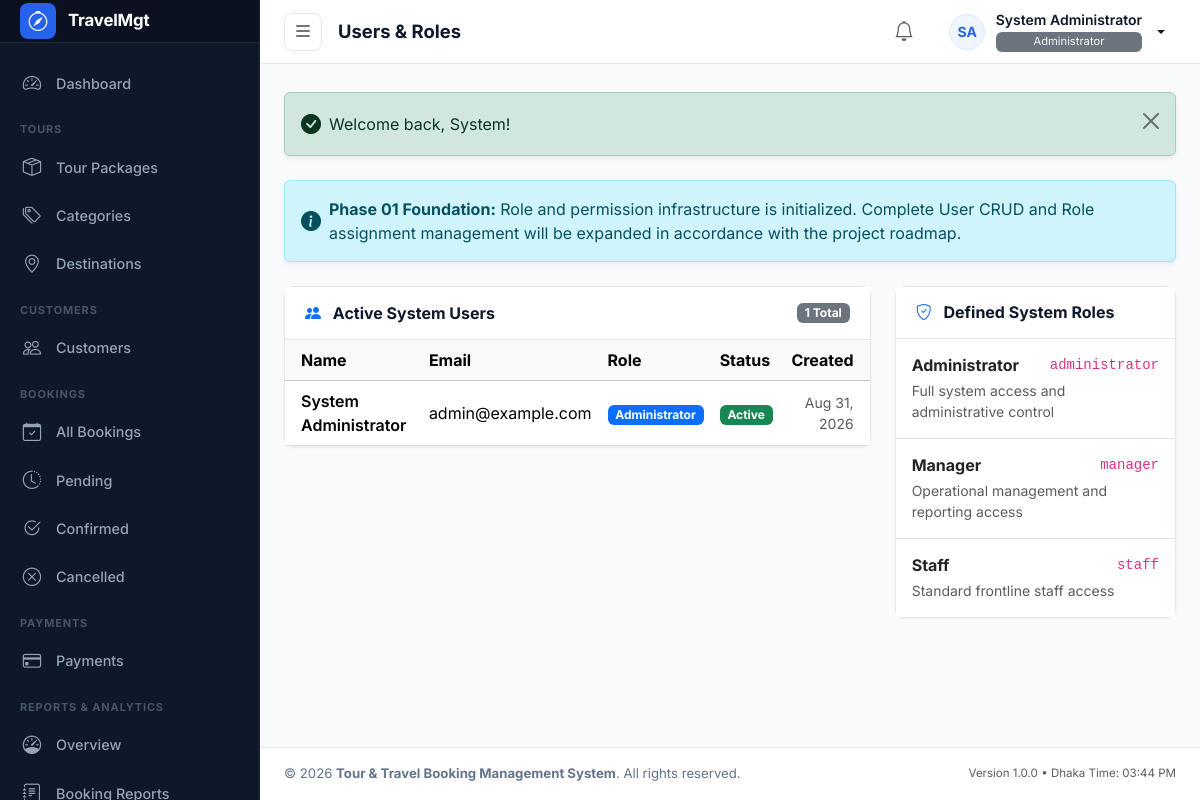
The app's page /modules/users/index.php (signed in) with its own data.
### tables this page shows
CREATE TABLE `users` (
  `id` INT UNSIGNED NOT NULL AUTO_INCREMENT,
  `role_id` INT UNSIGNED NOT NULL,
  `first_name` VARCHAR(50) NOT NULL,
  `last_name` VARCHAR(50) NOT NULL,
  `name` VARCHAR(100) NOT NULL,
  `email` VARCHAR(100) NOT NULL,
  `phone` VARCHAR(20) DEFAULT NULL,
  `password` VARCHAR(255) NOT NULL,
  `avatar` VARCHAR(255) DEFAULT NULL,
  `status` ENUM('active', 'inactive') NOT NULL DEFAULT 'active',
  `last_login` DATETIME DEFAULT NULL,
  `created_at` TIMESTAMP NOT NULL DEFAULT CURRENT_TIMESTAMP,
  `updated_at` TIMESTAMP NOT NULL DEFAULT CURRENT_TIMESTAMP ON UPDATE CURRENT_TIMESTAMP,
  `deleted_at` DATETIME DEFAULT NULL,
  PRIMARY KEY (`id`),
  UNIQUE KEY `uk_users_email` (`email`),
  KEY `idx_users_role_id` (`role_id`),
  KEY `idx_users_status` (`status`),
  KEY `idx_users_deleted_at` (`deleted_at`),
  CONSTRAINT `fk_users_role` FOREIGN KEY (`role_id`) REFERENCES `roles` (`id`) ON DELETE RESTRICT ON UPDATE CASCADE
);

CREATE TABLE `roles` (
  `id` INT UNSIGNED NOT NULL AUTO_INCREMENT,
  `name` VARCHAR(50) NOT NULL,
  `slug` VARCHAR(50) NOT NULL,
  `description` VARCHAR(255) DEFAULT NULL,
  `created_at` TIMESTAMP NOT NULL DEFAULT CURRENT_TIMESTAMP,
  `updated_at` TIMESTAMP NOT NULL DEFAULT CURRENT_TIMESTAMP ON UPDATE CURRENT_TIMESTAMP,
  PRIMARY KEY (`id`),
  UNIQUE KEY `uk_roles_slug` (`slug`)
);

### includes/functions.php (called while the page is built, shortened)
<?php
require_once __DIR__ . '/flash.php';
function e($value): string
{
    return htmlspecialchars((string)($value ?? ''), ENT_QUOTES, 'UTF-8');
}
function current_user_id(): ?int
{
    return isset($_SESSION['user_id']) ? (int)$_SESSION['user_id'] : null;
}
function current_user(): ?array
{
    static $cachedUser = null;
    static $cachedUserId = null;
    $userId = current_user_id();
    if ($cachedUser !== null && $cachedUserId === $userId) {
        return $cachedUser;
    }
    try {
        $pdo = get_db_connection();
        $stmt = $pdo->prepare("
            SELECT
                u.id,
                u.role_id,
                u.first_name,
                u.last_name,
                u.name,
                u.email,
                u.phone,
                u.avatar,
                u.status,
                u.last_login,
                u.created_at,
                u.updated_at,
                r.name AS role_name,
                r.slug AS role_slug
            FROM users u
            JOIN roles r ON u.role_id = r.id
            WHERE u.id = :id AND u.deleted_at IS NULL
            LIMIT 1
        ");
        $stmt->execute(['id' => $userId]);
        $user = $stmt->fetch();
        if ($user) {
            $cachedUser = $user;
            $cachedUserId = $userId;
            return $user;
        }
    } catch (PDOException $e) {
        error_log('current_user query error: ' . $e->getMessage());
    }
    return null;
}
function require_login(): void
{
    $user = current_user();
}
function format_date(?string $datetime, string $format = 'M d, Y h:i A'): string
{
    try {
        $dt = new DateTime($datetime, new DateTimeZone('UTC'));
        $dt->setTimezone(new DateTimeZone(APP_TIMEZONE));
        return $dt->format($format);
    } catch (Exception $e) {
        return $datetime;
    }
}
function get_user_initials(string $name): string
{
    $words = explode(' ', trim($name));
    $initials = '';
    if (!empty($words[0])) {
        $initials .= mb_substr($words[0], 0, 1, 'UTF-8');
    }
    if (count($words) > 1 && !empty($words[count($words) - 1])) {
        $initials .= mb_substr($words[count($words) - 1], 0, 1, 'UTF-8');
    }
    return strtoupper($initials ?: 'U');
}
function get_avatar_url(?string $avatarFilename): ?string
{
    if (empty($avatarFilename)) {
        return null;
    }
    return null;
}

### includes/auth_check.php (called while the page is built)
<?php
require_once __DIR__ . '/functions.php';
require_login();

### modules/users/index.php (the view)
<?php
$pageTitle = 'Users & Roles';
require_once __DIR__ . '/../../includes/admin_header.php';
require_once __DIR__ . '/../../includes/admin_sidebar.php';
try {
    $pdo = get_db_connection();
    $rolesStmt = $pdo->query("SELECT * FROM roles ORDER BY id ASC");
    $roles = $rolesStmt->fetchAll();
    $usersStmt = $pdo->query("
        SELECT u.id, u.name, u.email, u.phone, u.status, u.created_at, r.name AS role_name
        FROM users u
        JOIN roles r ON u.role_id = r.id
        WHERE u.deleted_at IS NULL
        ORDER BY u.id ASC
    ");
    $users = $usersStmt->fetchAll();
} catch (PDOException $e) {
    $roles = [];
    $users = [];
}
?>
<main id="admin-main">
    <?php require_once __DIR__ . '/../../includes/admin_topbar.php'; ?>
    <div class="admin-content-body">
        <?= display_flash(); ?>
        <div class="alert alert-info d-flex align-items-center shadow-sm mb-4" role="alert">
            <i class="bi bi-info-circle-fill fs-5 me-2 flex-shrink-0"></i>
            <div>
                <strong>Phase 01 Foundation:</strong> Role and permission infrastructure is initialized. Complete User CRUD and Role assignment management will be expanded in accordance with the project roadmap.
            </div>
        </div>
        <div class="row g-4">
            <div class="col-12 col-xl-8">
                <div class="admin-card">
                    <div class="admin-card-header">
                        <h3 class="admin-card-title">
                            <i class="bi bi-people-fill me-2 text-primary"></i> Active System Users
                        </h3>
                        <span class="badge bg-secondary"><?= count($users); ?> Total</span>
                    </div>
                    <div class="admin-card-body p-0">
                        <div class="table-responsive">
                            <table class="table table-hover align-middle mb-0">
                                <thead class="table-light">
                                    <tr>
                                        <th class="ps-3">Name</th>
                                        <th>Email</th>
                                        <th>Role</th>
                                        <th>Status</th>
                                        <th class="pe-3 text-end">Created</th>
                                    </tr>
                                </thead>
                                <tbody>
                                    <?php if (!empty($users)): ?>
                                        <?php foreach ($users as $u): ?>
                                            <tr>
                                                <td class="ps-3 fw-semibold"><?= e($u['name']); ?></td>
                                                <td><?= e($u['email']); ?></td>
                                                <td><span class="badge bg-primary"><?= e($u['role_name']); ?></span></td>
                                                <td>
                                                    <span class="badge <?= $u['status'] === 'active' ? 'bg-success' : 'bg-danger'; ?>">
                                                        <?= ucfirst(e($u['status'])); ?>
                                                    </span>
                                                </td>
                                                <td class="pe-3 text-end text-muted small"><?= format_date($u['created_at'], 'M d, Y'); ?></td>
                                            </tr>
                                        <?php endforeach; ?>
                                    <?php else: ?>
                                        <tr>
                                            <td colspan="5" class="text-center py-4 text-muted">No users found.</td>
                                        </tr>
                                    <?php endif; ?>
                                </tbody>
                            </table>
                        </div>
                    </div>
                </div>
            </div>
            <div class="col-12 col-xl-4">
                <div class="admin-card">
                    <div class="admin-card-header">
                        <h3 class="admin-card-title">
                            <i class="bi bi-shield-check me-2 text-primary"></i> Defined System Roles
                        </h3>
                    </div>
                    <div class="admin-card-body p-0">
                        <ul class="list-group list-group-flush">
                            <?php foreach ($roles as $r): ?>
                                <li class="list-group-item p-3">
                                    <div class="d-flex justify-content-between align-items-center mb-1">
                                        <h5 class="fs-6 fw-bold mb-0 text-dark"><?= e($r['name']); ?></h5>
                                        <code><?= e($r['slug']); ?></code>
                                    </div>
                                    <p class="text-muted small mb-0"><?= e($r['description']); ?></p>
                                </li>
                            <?php endforeach; ?>
                        </ul>
                    </div>
                </div>
            </div>
        </div>
    </div>
<?php require_once __DIR__ . '/../../includes/admin_footer.php'; ?>

### includes/admin_topbar.php (shortened to what this page needs)
<?php
$user = current_user();
$userName = $user['name'] ?? 'User';
$userRole = $user['role_name'] ?? 'Staff';
$userAvatarUrl = get_avatar_url($user['avatar'] ?? null);
$userInitials = get_user_initials($userName);
?>
<header id="admin-topbar">
    <div class="topbar-left">
        <button type="button" id="sidebar-toggle" class="sidebar-toggle-btn" aria-label="Toggle Sidebar" title="Toggle Navigation Sidebar">
            <i class="bi bi-list fs-5"></i>
        </button>
        <h1 class="page-title"><?= isset($pageTitle) ? e($pageTitle) : 'Dashboard'; ?></h1>
    </div>
    <div class="topbar-right">
        <div class="dropdown">
            <button class="btn btn-outline-secondary btn-sm p-2 rounded-circle border-0 text-muted" type="button" data-bs-toggle="dropdown" aria-expanded="false" title="Notifications">
                <i class="bi bi-bell fs-5"></i>
            </button>
        </div>
        <div class="dropdown">
            <button class="user-profile-btn dropdown-toggle" type="button" id="userMenuDropdown" data-bs-toggle="dropdown" aria-expanded="false">
                <?php if ($userAvatarUrl): ?>
                    <img src="<?= e($userAvatarUrl); ?>" alt="<?= e($userName); ?>" class="avatar-circle">
                <?php else: ?>
                    <span class="avatar-circle"><?= e($userInitials); ?></span>
                <?php endif; ?>
                <div class="user-meta-info">
                    <span class="user-meta-name"><?= e($userName); ?></span>
                    <span class="user-meta-role badge bg-secondary text-light fw-normal py-1 px-2 mt-1" style="font-size: 0.7rem;"><?= e($userRole); ?></span>
                </div>
            </button>
        </div>
    </div>
</header>

### assets/css/admin.css (style rules this page uses)
:root { --primary-color: #2563eb; --primary-hover: #1d4ed8; --primary-light: #eff6ff; --secondary-color: #475569; --secondary-hover: #334155; --success-color: #059669; --danger-color: #dc2626; --warning-color: #d97706; --info-color: #0891b2; --sidebar-bg: #0f172a; --sidebar-hover: #1e293b; --sidebar-active: #2563eb; --sidebar-text: #94a3b8; --sidebar-text-active: #ffffff; --sidebar-border: #1e293b; --sidebar-header: #475569; --topbar-bg: #ffffff; --topbar-border: #e2e8f0; --topbar-height: 64px; --body-bg: #f8fafc; --card-bg: #ffffff; --border-color: #e2e8f0; --text-main: #0f172a; --text-muted: #64748b; --sidebar-width: 260px; --sidebar-collapsed-width: 72px; --transition-speed: 0.2s; }
body { font-family: 'Inter', -apple-system, BlinkMacSystemFont, 'Segoe UI', Roboto, Helvetica, Arial, sans-serif; background-color: var(--body-bg); color: var(--text-main); margin: 0; padding: 0; overflow-x: hidden; }
#admin-main { flex-grow: 1; margin-left: var(--sidebar-width); min-height: 100vh; display: flex; flex-direction: column; transition: margin-left var(--transition-speed) ease; width: 100%; }
#admin-topbar { height: var(--topbar-height); background-color: var(--topbar-bg); border-bottom: 1px solid var(--topbar-border); position: sticky; top: 0; z-index: 1020; display: flex; align-items: center; justify-content: space-between; padding: 0 1.5rem; }
.topbar-left { display: flex; align-items: center; gap: 1rem; }
.sidebar-toggle-btn { background: none; border: 1px solid var(--border-color); color: var(--text-main); width: 38px; height: 38px; border-radius: 8px; display: inline-flex; align-items: center; justify-content: center; cursor: pointer; transition: background-color 0.15s ease, border-color 0.15s ease; }
.page-title { font-size: 1.15rem; font-weight: 700; color: var(--text-main); margin: 0; }
.topbar-right { display: flex; align-items: center; gap: 1rem; }
.user-profile-btn { background: none; border: 1px solid transparent; padding: 0.35rem 0.65rem; border-radius: 8px; display: flex; align-items: center; gap: 0.65rem; color: var(--text-main); text-decoration: none; cursor: pointer; transition: background-color 0.15s ease, border-color 0.15s ease; }
.avatar-circle { width: 36px; height: 36px; border-radius: 50%; object-fit: cover; background-color: #eff6ff; color: var(--primary-color); display: inline-flex; align-items: center; justify-content: center; font-weight: 700; font-size: 0.875rem; border: 1px solid #dbeafe; }
.user-meta-info { display: flex; flex-direction: column; text-align: left; line-height: 1.2; }
.user-meta-name { font-size: 0.875rem; font-weight: 600; color: var(--text-main); }
.user-meta-role { font-size: 0.725rem; color: var(--text-muted); }
.admin-content-body { flex: 1 0 auto; padding: 1.75rem 1.5rem; }
.admin-card { background-color: var(--card-bg); border: 1px solid var(--border-color); border-radius: 10px; box-shadow: 0 1px 3px 0 rgba(0, 0, 0, 0.04), 0 1px 2px 0 rgba(0, 0, 0, 0.02); margin-bottom: 1.5rem; }
.admin-card-header { padding: 1rem 1.25rem; border-bottom: 1px solid var(--border-color); background-color: #ffffff; display: flex; align-items: center; justify-content: space-between; }
.admin-card-title { font-size: 1rem; font-weight: 700; color: var(--text-main); margin: 0; }
.admin-card-body { padding: 1.25rem; }
.btn { border-radius: 8px; font-weight: 600; font-size: 0.9rem; padding: 0.55rem 1rem; }
.btn-outline-secondary { border-color: var(--border-color); color: var(--text-main); }

### records on screen
users: userInitials "SA", name "System Administrator", role.name "Administrator", email "admin@example.com", status "Active", created_at "Aug 31, 2026"
roles: name "Administrator", slug "administrator", description "Full system access and administrative control"
roles: name "Manager", slug "manager", description "Operational management and reporting access"
roles: name "Staff", slug "staff", description "Standard frontline staff access"

### other values on screen
APP_SHORT_NAME "TravelMgt"
$pageTitle "Users & Roles"
count($users) "1"
APP_NAME "Tour & Travel Booking Management System"
APP_VERSION "1.0.0"
